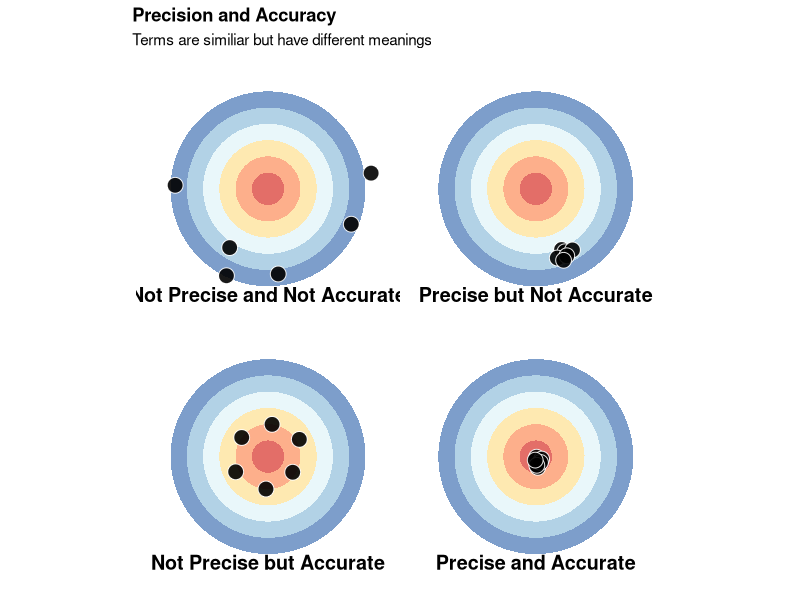
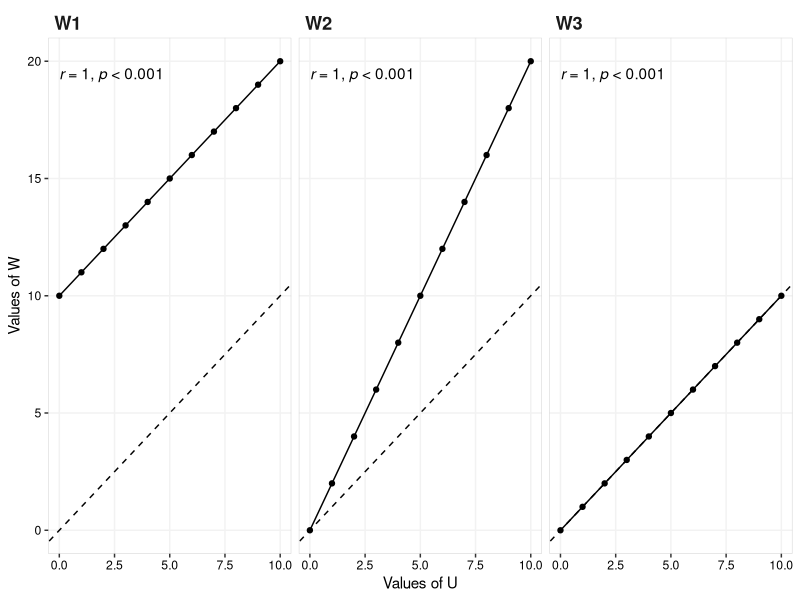
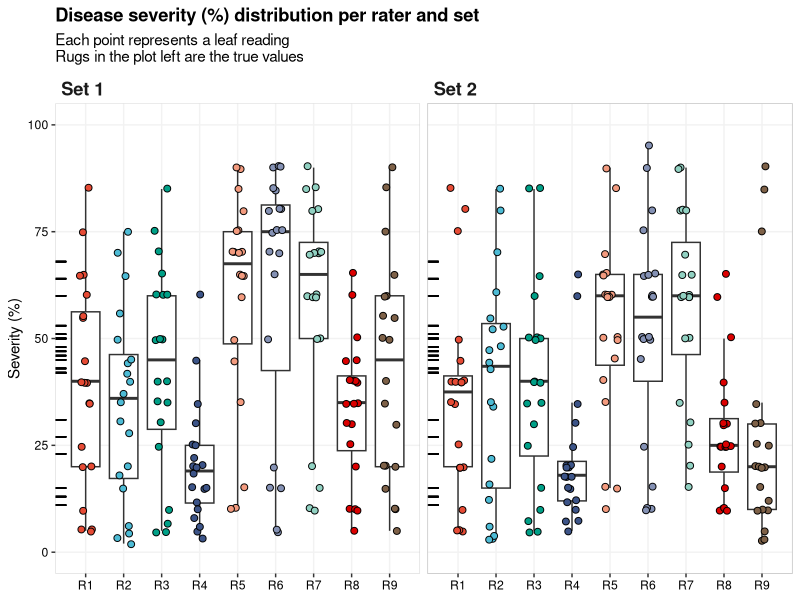
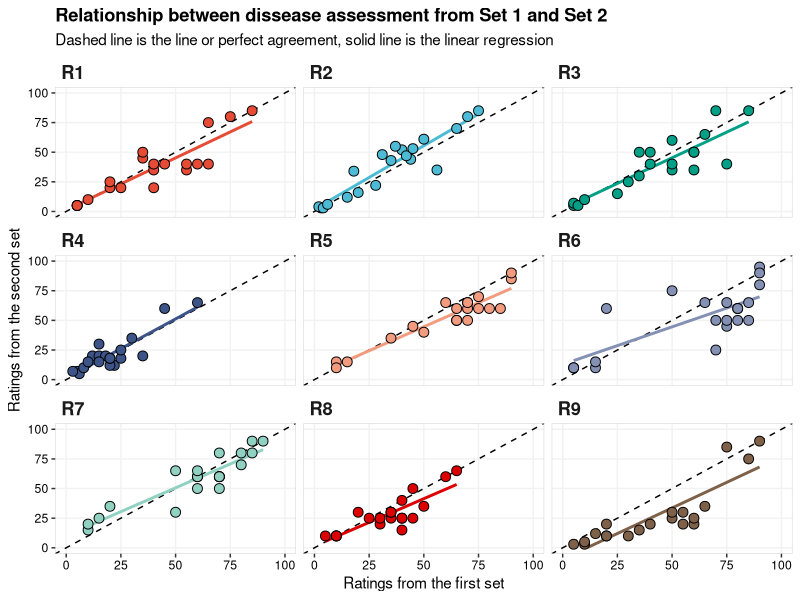
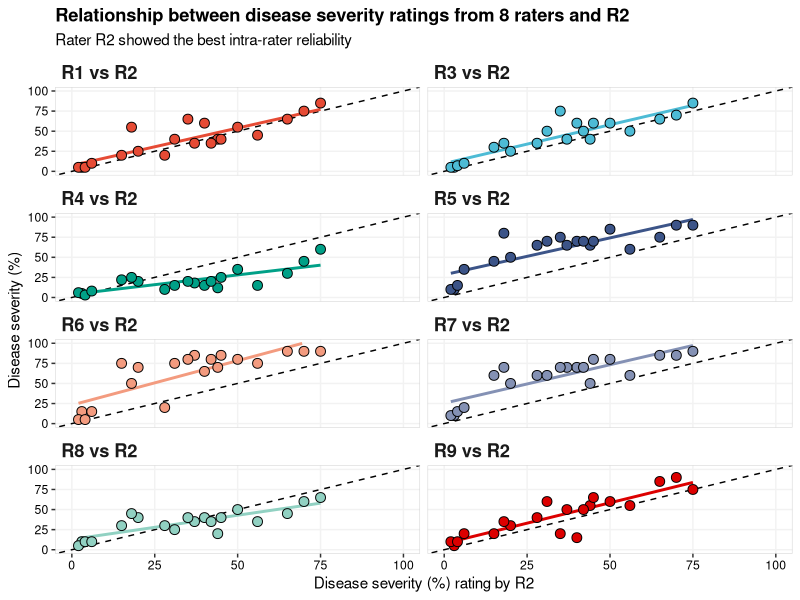
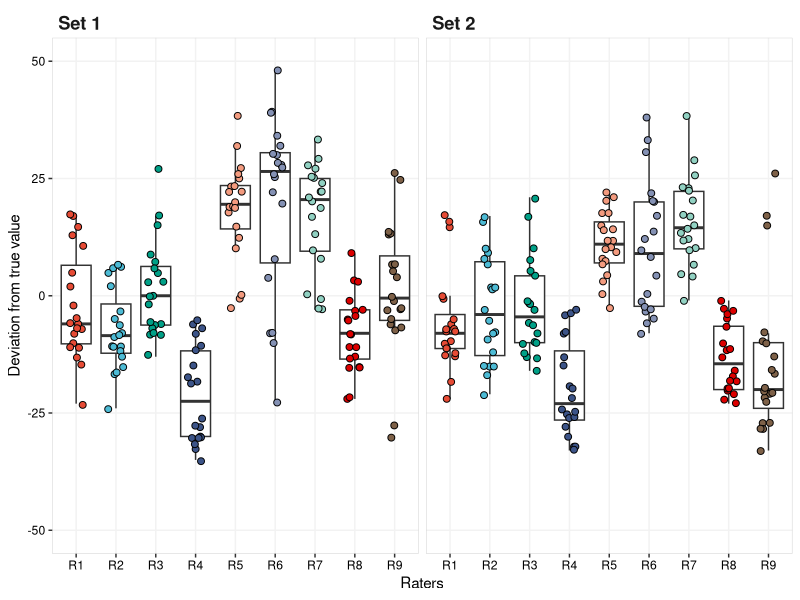
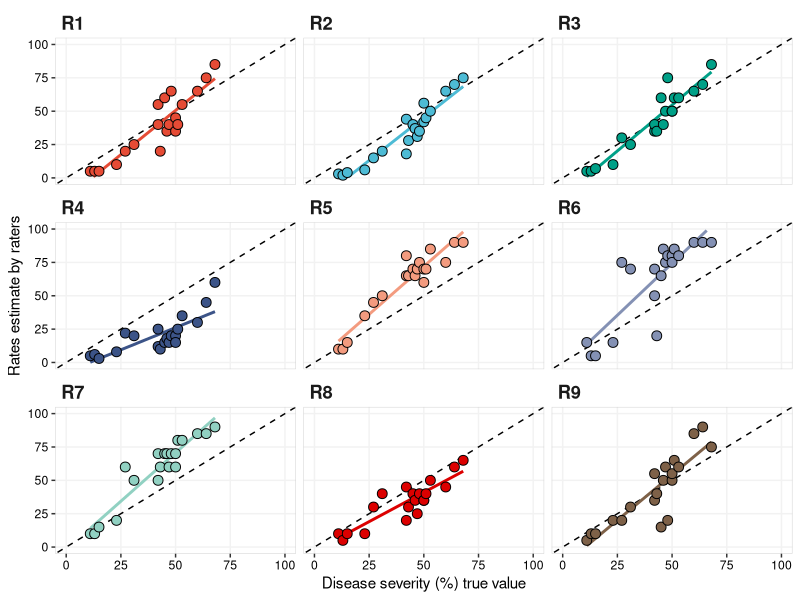

These charts were generated, in order, by the following R code:
## ---- chunk 1

library(tidyverse)
library(patchwork)
library(knitr)
library(kableExtra)
library(ggsci)
library(ggpubr)

data_acc = data.frame(
          var = letters[1:6],
          value = rep(10,6))

not_prec_not_acc = 
ggplot(data_acc, aes(x = var, y = value ,fill = var )) +
  geom_bar(width = 1, stat="identity", alpha = 0.7)+
  geom_point(size = 5, shape = 21, fill = "black", color = "white", alpha = 0.9,
             aes(x = c(6.22, 6.43, 6.07, 4.82, 5.78, 6.92),
                 y = c(7.56, 5.71, 3.14, 5.92, 4.81, 2.26)))+
  coord_polar(theta = "y")+
  labs(x=NULL, y= NULL)+
  scale_fill_brewer(palette = "RdYlBu", direction =1)+
  theme(    panel.background = element_blank(),
            legend.position = "none",
            axis.text = element_blank(),
            axis.ticks = element_blank(),
            plot.margin = margin(-70, -70, -60, -70, "pt"))
prec_acc = 
ggplot(data_acc, aes(x = var, y = value ,fill = var )) +
  geom_bar(width = 1, stat="identity", alpha = 0.7)+
    geom_point(size = 5, shape = 21, fill = "black", color = "white", alpha = 0.9,
      aes(x = c(0.56, 1.17, 0.89, 0.96, 1.04, 0.72),
          y = c(3.56, 4.71, 3.14, 3.92, 4.81, 5.26)))+
    coord_polar(theta = "y")+
    labs(x=NULL, y= NULL)+
  scale_fill_brewer(palette = "RdYlBu", direction =1)+
  theme(    panel.background = element_blank(),
    legend.position = "none",
    axis.text = element_blank(),
    axis.ticks = element_blank(),
    plot.margin = margin(-70, -70, -60, -70, "pt"))

prec_not_acc = 
  ggplot(data_acc, aes(x = var, y = value ,fill = var )) +
  geom_bar(width = 1, stat="identity", alpha = 0.7)+
  geom_point(size = 5, shape = 21, fill = "black", color = "white", alpha = 0.9,
             aes(x = c(4.56, 4.77, 4.89, 4.96, 5.04, 5.22),
                 y = c(4.36, 4.31, 4.14, 4.52, 4.31, 4.41)))+
  coord_polar(theta = "y")+
  labs(x=NULL, y= NULL)+
  scale_fill_brewer(palette = "RdYlBu", direction =1)+
      theme(panel.background = element_blank(),
            legend.position = "none",
            axis.text = element_blank(),
            axis.ticks = element_blank(),
            plot.margin = margin(-70, -70, -70, -70, "pt"))


not_prec_acc = 
ggplot(data_acc, aes(x = var, y = value ,fill = var )) +
  geom_bar(width = 1, stat="identity", alpha = 0.7)+
  geom_point(size = 5, shape = 21, fill = "black", color = "white", alpha = 0.9,
             aes(x = c(2.5, 2.7, 2.3, 2.5, 2.7, 2.5),
                 y = c(0.2, 1.7, 3.4, 5.1, 6.8, 8.5)))+
  coord_polar(theta = "y")+
  labs(x=NULL, y= NULL)+
  scale_fill_brewer(palette = "RdYlBu", direction =1)+
  theme(panel.background = element_blank(),
        legend.position = "none",
        axis.text = element_blank(),
        axis.ticks = element_blank(),
        plot.margin = margin(-70, -70, -70, -70, "pt"))


  not_prec_not_acc  + annotate("text", x = 7.0, y = 5, label = "Not Precise and Not Accurate", fontface =2, size = 5)+
  prec_not_acc      + annotate("text", x = 7.0, y = 5, label = "Precise but Not Accurate", fontface =2, size = 5)+
  not_prec_acc      + annotate("text", x = 7.0, y = 5, label = "Not Precise but Accurate", fontface =2, size = 5)+
  prec_acc          + annotate("text", x = 7.0, y = 5, label = "Precise and Accurate", fontface =2, size = 5)+
  plot_annotation(title    = 'Precision and Accuracy',
                  subtitle = 'Terms are similiar but have different meanings')&
    theme(plot.title = element_text(face="bold"))
## ---- chunk 2
data_r = data.frame( #create a data set
  U = c(0:10)) %>% # here are the values from set U
  mutate(W1 = U+10,  # set W, which
         W2 = U*2, 
         W3 = U) %>% print() %>% 
  pivot_longer(cols = -U, values_to = "W_values")

ggplot(data_r, aes(x=U, y= W_values))+
  geom_abline(intercept = 0, slope = 1, linetype = "dashed") +
  geom_line()+
  geom_point(aes(x=U, y= W_values))+

  facet_wrap(~name)+
  
  labs(x = "Values of U", y = "Values of W")+
  stat_cor(method = "pearson", p.accuracy = 0.001, cor.coef.name = "r")+
  
   theme(
    panel.background = element_blank() ,
    panel.grid.major = element_line(colour = "grey95") ,
    panel.border     = element_rect(linetype = "solid",colour = "grey80", size=0.3, fill = NA),
    
    axis.text  = element_text(colour = "black"),
    plot.title =  element_text(hjust =0, face = "bold", size = rel(1.2)),
    
    strip.text.x =  element_text(hjust =0, face = "bold", size = rel(1.5)),
    strip.background =  element_blank())


## ---- chunk 3

data_rate = readxl::read_xlsx("data/severity_rates.xlsx") %>%
  pivot_longer(cols = -c("set", "leaf_id", "order", "truth"), 
               names_to = "raters") %>% 
  group_by(set, leaf_id) %>% 
  mutate(dev = value-truth,
         set = factor(set, levels = c(1, 2), labels = c("Set 1", "Set 2")))
  

head(data_rate)
## ---- chunk 4
# Readings per rater
ggplot(data_rate)+
  geom_boxplot(outlier.alpha = 0, aes(x = raters, y = value))+
  geom_jitter(aes(fill = raters, x = raters, y = value), width = 0.2,
              show.legend = FALSE, shape = 21, color = "black", size = 2)+
  geom_rug(aes(y = truth))+
  
  ggsci::scale_fill_npg()+
  scale_y_continuous(limits = c(0,100))+
  scale_x_discrete(expand =  c(.1,0))+
  
  labs(y = "Severity (%)", x = NULL, 
       title = "Disease severity (%) distribution per rater and set",
       subtitle = "Each point represents a leaf reading \nRugs in the plot left are the true values")+
  
  facet_wrap(~set)+
  
  theme(
    panel.background = element_blank() ,
    panel.grid.major = element_line(colour = "grey95") ,
    panel.border     = element_rect(linetype = "solid",colour = "grey80", size=0.3, fill = NA),
    
    axis.text  = element_text(colour = "black"),
    plot.title =  element_text(hjust =0, face = "bold", size = rel(1.2)),
    
    strip.text.x =  element_text(hjust =0, face = "bold", size = rel(1.5)),
    strip.background =  element_blank())
## ---- chunk 5
 data_intra_rate =  data_rate %>% ungroup() %>% 
    select(set, leaf_id, truth, raters, value) %>% 
    pivot_wider(names_from = set, values_from = value) %>% 
    rename(set1 = `Set 1`, set2 = `Set 2`)
 
 ggplot(data_intra_rate) +
   geom_abline(intercept = 0, slope = 1, linetype = "dashed") +
   geom_smooth(aes(x=set1, y = set2, color = raters),
               show.legend = FALSE, method="lm", se = FALSE)+  
   
   geom_point(aes(x=set1, y = set2, fill = raters), size = 3, 
              show.legend = FALSE, shape = 21, color = "black")+

   ggsci::scale_color_npg()+
   ggsci::scale_fill_npg()+
   scale_x_continuous(limits = c(0,100))+
   scale_y_continuous(limits = c(0,100))+  
   
   labs(x = "Ratings from the first set", 
        y = "Ratings from the second set", 
        title = "Relationship between dissease assessment from Set 1 and Set 2", 
        subtitle = "Dashed line is the line or perfect agreement, solid line is the linear regression")+
   
   facet_wrap(~raters, ncol = 3)+
   theme( panel.background = element_blank() ,
          panel.grid.major = element_line(colour = "grey95") ,
          panel.border     = element_rect(linetype = "solid",colour = "grey80", size=0.3, fill = NA),
     
          axis.text  = element_text(colour = "black"),
          plot.title =  element_text(hjust =0, face = "bold", size = rel(1.2)),
         
          strip.text.x =  element_text(hjust =0, face = "bold", size = rel(1.5)),
          strip.text.y =  element_text(face = "bold", size = rel(1.5)),
          strip.background =  element_blank())
 
## ---- chunk 6
table_intra_rater = 
 data_intra_rate %>% 
   group_by(raters) %>% 
   summarise( set_m1 = mean(set1),
              sd1 = sd(set1),
              set_m2 = mean(set2),
              sd2 = sd(set2),
              r   = cor(set1, set2) ) %>%
mutate(v  = (sd1/sd2),
          u  = (set_m1-set_m2)/sqrt(sd1*sd2), 
          cb = 2/((v+(1/v)+u**2)),
          pc = r*cb) %>% 
   mutate_at(c("set_m1", "sd1", "set_m2", "sd2"), round, digits=1) %>% 
   mutate_at(c("r", "v", "u", "cb", "pc"), round, digits=2)

 kable(table_intra_rater, align = "lcccccccc", 
       col.names = c("Rater", "Mean Set1", "SD Set1", "Mean Set2", "SD Set2", "*r*", 
                      "$\\nu$", "$\\mu$", "$C_b$", "$\\hat{\\rho_c}$")) %>% 
 kable_styling("striped")  
 
## ---- chunk 7

data_inter_rate = 
data_rate %>% 
  ungroup() %>% 
  select(-dev, -order) %>% 
  filter(set =="Set 1") %>% 
  pivot_wider(names_from = raters, values_from = value) %>% 
  select(-set, -leaf_id, - truth) %>% 
  pivot_longer(-R2, names_to = "raters") %>% 
  mutate(comp = paste(raters, "vs R2"))

  ggplot(data_inter_rate) +
  geom_abline(intercept = 0, slope = 1, linetype = "dashed") +
  geom_smooth(aes(x=R2, y = value, color = comp),
              show.legend = FALSE, method="lm", se = FALSE)+  
  
  geom_point(aes(x=R2, y = value, fill = comp), size = 3, 
             show.legend = FALSE, shape = 21, color = "black")+
  
  ggsci::scale_color_npg()+
  ggsci::scale_fill_npg()+
  scale_x_continuous(limits = c(0,100))+
  scale_y_continuous(limits = c(0,100))+  
  
  labs(y = "Disease severity (%)", x = "Disease severity (%) rating by R2", 
       title = "Relationship between disease severity ratings from 8 raters and R2",
       subtitle = "Rater R2 showed the best intra-rater reliability")+
    
  facet_wrap(~comp, ncol = 2)+
  theme( panel.background = element_blank() ,
         panel.grid.major = element_line(colour = "grey95") ,
         panel.border     = element_rect(linetype = "solid",colour = "grey80", size=0.3, fill = NA),
         
        plot.title =  element_text(hjust =0, face = "bold", size = rel(1.2)),
         axis.text  = element_text(colour = "black"),
         
         strip.text.x =  element_text(hjust =0, face = "bold", size = rel(1.5)),
         strip.text.y =  element_text(face = "bold", size = rel(1.5)),
         strip.background =  element_blank())

## ---- chunk 8

  data_inter_rate %>% 
    group_by(raters) %>% 
    summarise( set_m1 = mean(value),
               sd1 = sd(value),
               set_m2 = mean(R2),
               sd2 = sd(R2),
               r   = cor(value, R2) ) %>%
    mutate(v  = (sd1/sd2),
           u  = (set_m1-set_m2)/sqrt(sd1*sd2), 
           cb = 2/((v+(1/v)+u**2)),
           pc = r*cb) %>% 
    mutate_at(c("set_m1", "sd1", "set_m2", "sd2"), round, digits=1) %>% 
    mutate_at(c("r", "v", "u", "cb", "pc"), round, digits=2) %>% 
    select(-set_m2, -sd2) %>% 
  
  kable(., align = "lcccccc", 
        col.names = c("Rater", "Mean Raters", "SD Raters", "*r*", 
                      "$\\nu$", "$\\mu$", "$C_b$", "$\\hat{\\rho_c}$")) %>% 
    kable_styling("striped")
 
## ---- chunk 9

ggplot(data_rate, aes(x = raters, y = dev))+
  geom_boxplot(outlier.alpha = 0)+
  geom_jitter(aes(fill = raters), width = 0.2,
              show.legend = FALSE, shape = 21, color = "black", size = 2)+  
  
  ggsci::scale_fill_npg()+
  scale_y_continuous(limits = c(-50,50))+

  facet_wrap(~set)+
  
  labs(x = "Raters", y = "Deviation from true value")+
  
  theme(
    panel.background = element_blank() ,
    panel.grid.major = element_line(colour = "grey95") ,
    panel.border     = element_rect(linetype = "solid",colour = "grey80", size=0.3, fill = NA),
    
    axis.text  = element_text(colour = "black"),
    
    strip.text.x =  element_text(hjust =0, face = "bold", size = rel(1.5)),
    strip.background =  element_blank())

## ---- chunk 10


acc_data =
  data_rate %>%  ungroup() %>% 
    filter(set =="Set 1") %>% 
    select(truth, raters, value) %>% 
     group_by(raters)

ggplot(acc_data) +
  geom_abline(intercept = 0, slope = 1, linetype = "dashed") +
  geom_smooth(aes(x=truth, y = value, color = raters),
              show.legend = FALSE, method="lm", se = FALSE)+  
  
  geom_point(aes(x=truth , y = value, fill = raters), size = 3, 
             show.legend = FALSE, shape = 21, color = "black")+
  
  ggsci::scale_color_npg()+
  ggsci::scale_fill_npg()+
  scale_x_continuous(limits = c(0,100))+
  scale_y_continuous(limits = c(0,100))+  
  
  labs(x = "Disease severity (%) true value", 
       y = "Rates estimate by raters")+
  
  facet_wrap(~raters, ncol = 3)+
  theme( panel.background = element_blank() ,
         panel.grid.major = element_line(colour = "grey95") ,
         panel.border     = element_rect(linetype = "solid",colour = "grey80", size=0.3, fill = NA),
         
         axis.text  = element_text(colour = "black"),
         
         strip.text.x =  element_text(hjust =0, face = "bold", size = rel(1.5)),
         strip.text.y =  element_text(face = "bold", size = rel(1.5)),
         strip.background =  element_blank())

## ---- chunk 11
acc_data %>% 
  group_by(raters) %>% 
  summarise( set_m1 = mean(value),
             sd1 = sd(value),
             set_m2 = mean(truth),
             sd2 = sd(truth),
             r   = cor(value, truth)) %>%
  mutate(v  = (sd1/sd2),
         u  = (set_m1-set_m2)/sqrt(sd1*sd2), 
         cb = 2/((v+(1/v)+u**2)),
         pc = r*cb) %>% 
  mutate_at(c("set_m1", "sd1", "set_m2", "sd2"), round, digits=1) %>% 
  mutate_at(c("r", "v", "u", "cb", "pc"), round, digits=2)%>% 
  select(-set_m2, -sd2) %>% 
  
  kable(., align = "lcccccc", 
        col.names = c("Rater", "Mean Raters", "SD Raters", "*r*", 
                      "$\\nu$", "$\\mu$", "$C_b$", "$\\hat{\\rho_c}$")) %>% 
  kable_styling("striped")
